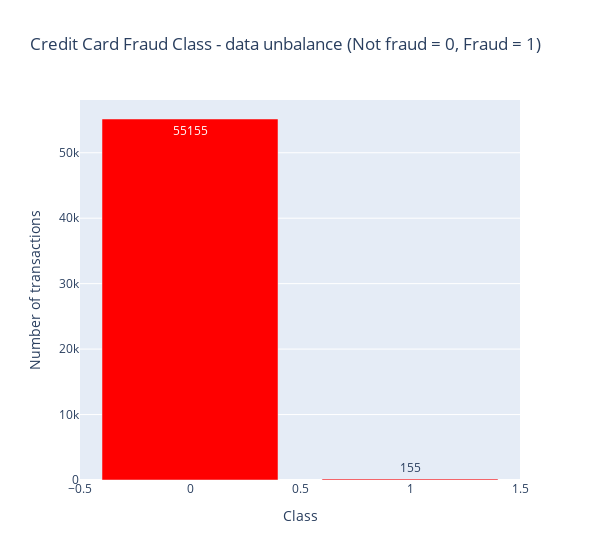

Notebook code for this chart:
### Markdown cell above
DATA IMBALANCE

### Code cell
temp = data_df["Class"].value_counts()
df = pd.DataFrame({'Class': temp.index,'values': temp.values})

trace = go.Bar(
    x = df['Class'],y = df['values'],
    name="Credit Card Fraud Class - data unbalance (Not fraud = 0, Fraud = 1)",
    marker=dict(color="Red"),
    text=df['values']
)
data = [trace]
layout = dict(title = 'Credit Card Fraud Class - data unbalance (Not fraud = 0, Fraud = 1)',
          xaxis = dict(title = 'Class', showticklabels=True), 
          yaxis = dict(title = 'Number of transactions'),
          hovermode = 'closest',width=600
         )
fig = dict(data=data, layout=layout)
iplot(fig, filename='class')

### Figure 1 — Plotly figure (JSON) as saved in the notebook; plotly's stock layout.template omitted (floating-point values rounded to 4 significant figures)
{"data": [{"marker": {"color": "Red"}, "name": "Credit Card Fraud Class - data unbalance (Not fraud = 0, Fraud = 1)", "text": [55155, 155], "x": [0, 1], "y": [55155, 155], "type": "bar"}], "layout": {"hovermode": "closest", "title": {"text": "Credit Card Fraud Class - data unbalance (Not fraud = 0, Fraud = 1)"}, "width": 600, "xaxis": {"showticklabels": true, "title": {"text": "Class"}}, "yaxis": {"title": {"text": "Number of transactions"}}}}
